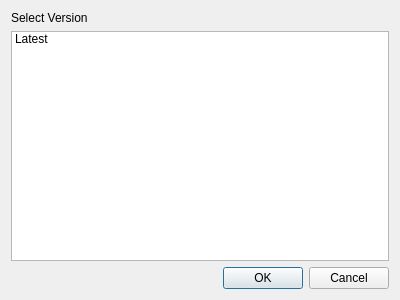
<?xml version="1.0" encoding="UTF-8"?>
<ui version="4.0">
 <class>QDialog</class>
 <widget class="QDialog" name="QDialog">
  <property name="geometry">
   <rect>
    <x>0</x>
    <y>0</y>
    <width>400</width>
    <height>300</height>
   </rect>
  </property>
  <property name="windowTitle">
   <string>ChangeVersion</string>
  </property>
  <layout class="QVBoxLayout" name="verticalLayout">
   <item>
    <widget class="QLabel" name="label">
     <property name="text">
      <string>Select Version</string>
     </property>
    </widget>
   </item>
   <item>
    <widget class="QListWidget" name="tag_list">
     <item>
      <property name="text">
       <string>Latest</string>
      </property>
     </item>
    </widget>
   </item>
   <item>
    <widget class="QDialogButtonBox" name="buttonBox">
     <property name="orientation">
      <enum>Qt::Horizontal</enum>
     </property>
     <property name="standardButtons">
      <set>QDialogButtonBox::Cancel|QDialogButtonBox::Ok</set>
     </property>
    </widget>
   </item>
  </layout>
 </widget>
 <resources/>
 <connections>
  <connection>
   <sender>buttonBox</sender>
   <signal>accepted()</signal>
   <receiver>QDialog</receiver>
   <slot>accept()</slot>
   <hints>
    <hint type="sourcelabel">
     <x>248</x>
     <y>254</y>
    </hint>
    <hint type="destinationlabel">
     <x>157</x>
     <y>274</y>
    </hint>
   </hints>
  </connection>
  <connection>
   <sender>buttonBox</sender>
   <signal>rejected()</signal>
   <receiver>QDialog</receiver>
   <slot>reject()</slot>
   <hints>
    <hint type="sourcelabel">
     <x>316</x>
     <y>260</y>
    </hint>
    <hint type="destinationlabel">
     <x>286</x>
     <y>274</y>
    </hint>
   </hints>
  </connection>
 </connections>
</ui>
